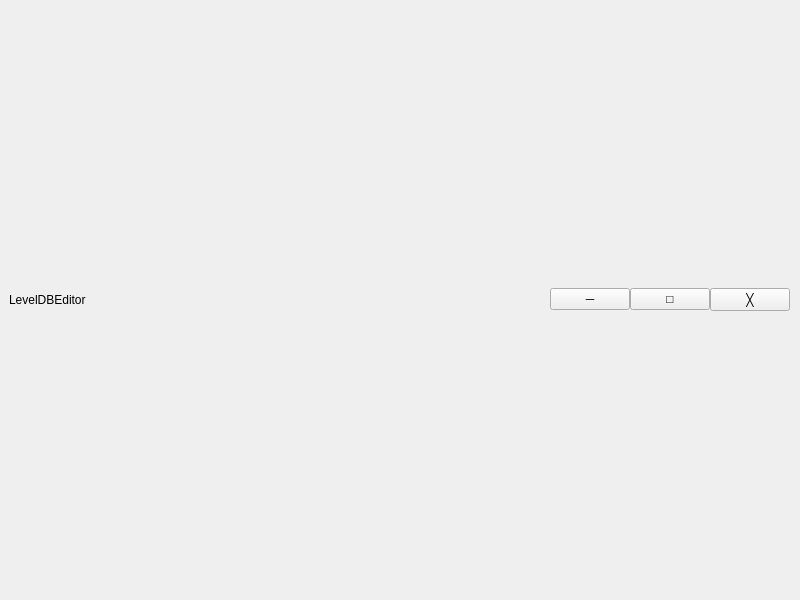
<?xml version="1.0" encoding="UTF-8"?>
<ui version="4.0">
 <class>Widget</class>
 <widget class="QWidget" name="Widget">
  <property name="geometry">
   <rect>
    <x>0</x>
    <y>0</y>
    <width>800</width>
    <height>600</height>
   </rect>
  </property>
  <property name="minimumSize">
   <size>
    <width>600</width>
    <height>450</height>
   </size>
  </property>
  <property name="windowTitle">
   <string>LevelDBEditor</string>
  </property>
  <layout class="QVBoxLayout" name="verticalLayoutWidget">
   <property name="spacing">
    <number>0</number>
   </property>
   <property name="leftMargin">
    <number>9</number>
   </property>
   <property name="topMargin">
    <number>9</number>
   </property>
   <property name="rightMargin">
    <number>9</number>
   </property>
   <property name="bottomMargin">
    <number>9</number>
   </property>
   <item>
    <widget class="QWidget" name="widgetBackground" native="true">
     <property name="mouseTracking">
      <bool>false</bool>
     </property>
     <layout class="QVBoxLayout" name="verticalLayoutBackground">
      <property name="spacing">
       <number>0</number>
      </property>
      <property name="leftMargin">
       <number>0</number>
      </property>
      <property name="topMargin">
       <number>0</number>
      </property>
      <property name="rightMargin">
       <number>1</number>
      </property>
      <property name="bottomMargin">
       <number>1</number>
      </property>
      <item>
       <widget class="QWidget" name="widgetTitleBar" native="true">
        <layout class="QHBoxLayout" name="horizontalLayout">
         <property name="spacing">
          <number>0</number>
         </property>
         <property name="leftMargin">
          <number>0</number>
         </property>
         <property name="topMargin">
          <number>0</number>
         </property>
         <property name="rightMargin">
          <number>0</number>
         </property>
         <property name="bottomMargin">
          <number>0</number>
         </property>
         <item>
          <widget class="QLabel" name="labelTitle">
           <property name="font">
            <font>
             <pointsize>9</pointsize>
            </font>
           </property>
           <property name="text">
            <string>LevelDBEditor</string>
           </property>
          </widget>
         </item>
         <item>
          <spacer name="horizontalSpacer">
           <property name="orientation">
            <enum>Qt::Horizontal</enum>
           </property>
           <property name="sizeHint" stdset="0">
            <size>
             <width>505</width>
             <height>20</height>
            </size>
           </property>
          </spacer>
         </item>
         <item>
          <widget class="QPushButton" name="pushButtonMinimize">
           <property name="font">
            <font>
             <pointsize>9</pointsize>
             <bold>false</bold>
            </font>
           </property>
           <property name="text">
            <string>─</string>
           </property>
          </widget>
         </item>
         <item>
          <widget class="QPushButton" name="pushButtonMaximize">
           <property name="acceptDrops">
            <bool>false</bool>
           </property>
           <property name="text">
            <string>□</string>
           </property>
           <property name="checkable">
            <bool>true</bool>
           </property>
           <property name="checked">
            <bool>false</bool>
           </property>
          </widget>
         </item>
         <item>
          <widget class="QPushButton" name="pushButtonClose">
           <property name="text">
            <string>╳</string>
           </property>
          </widget>
         </item>
        </layout>
       </widget>
      </item>
     </layout>
    </widget>
   </item>
  </layout>
 </widget>
 <resources/>
 <connections/>
</ui>
